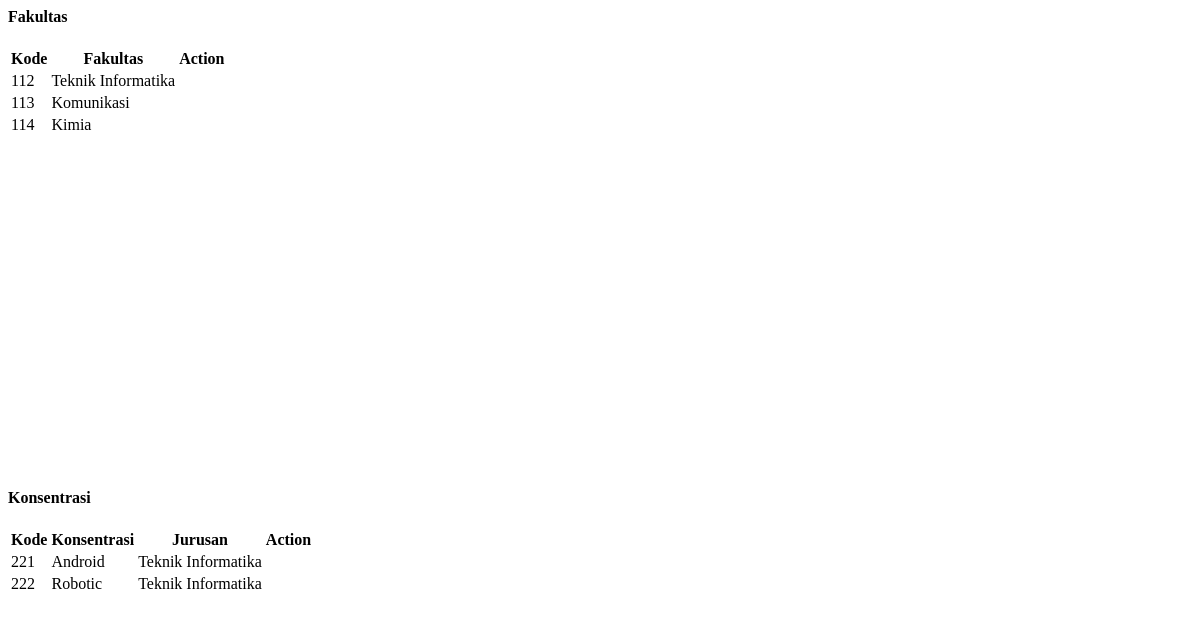
The page /pages/tampil-fakultas.php on the database as committed earlier.
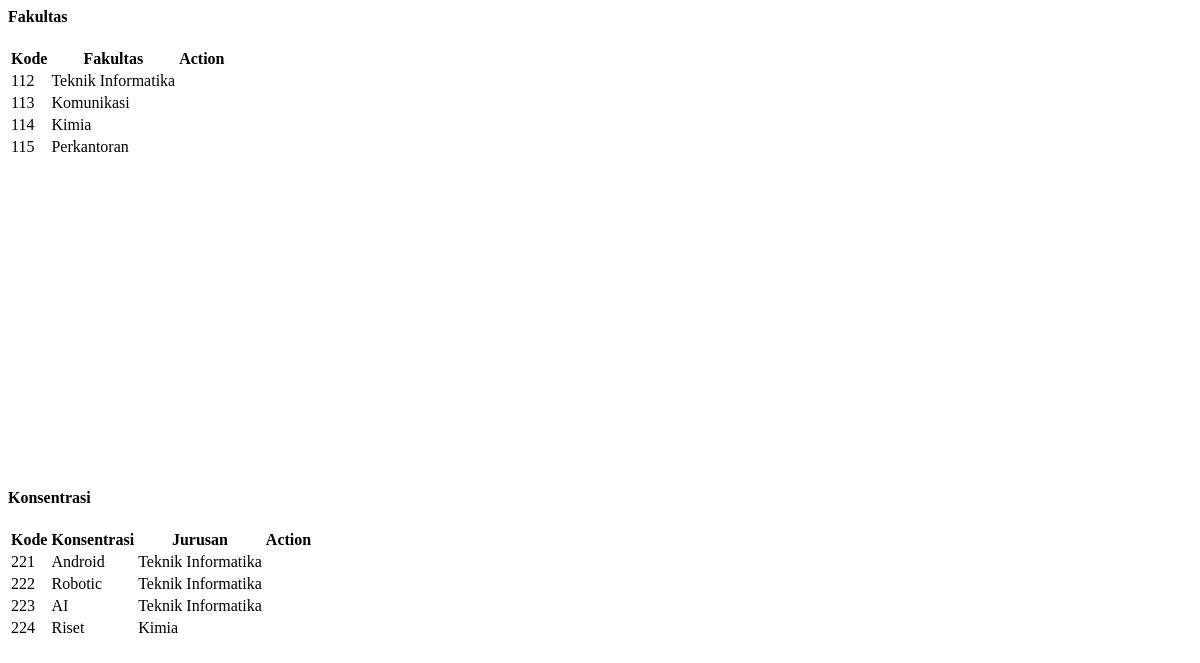
The same page on the database as committed later.
### tables this page shows
CREATE TABLE `fakultas` (
  `id_fak` varchar(8) NOT NULL,
  `fakultas` varchar(30) NOT NULL
);

CREATE TABLE `konsentrasi` (
  `id_kon` varchar(8) NOT NULL,
  `konsentrasi` varchar(30) NOT NULL,
  `fakultas` varchar(30) NOT NULL
);

### pages/tampil-fakultas.php (the view, shortened to what this page needs)
<?php
include ("../database/koneksi.php");
?>
<div class="row">
  <div class="col-md-5">
    <div class="card card-hero">
      <div class="card-header">
        <h4>Fakultas</h4>
      </div>
      <div class="card-body p-0">
        <div class="table-wrapper-scroll-y my-custom-scrollbar">
          <table class="table table-striped">
            <tr>
              <th scope="col">Kode</th>
              <th scope="col">Fakultas</th>
              <th scope="col">Action</th>
            </tr>
            <tbody>
              <?php
              $data = mysqli_query($conn,"select * from fakultas");
              while($d=mysqli_fetch_array($data)){
                ?>
                <tr>
                  <td><?php echo $d['id_fak'] ?></td>
                  <td class="font-weight-600"><?php echo $d['fakultas'] ?></td>
                  <td><a href="index.php?h_fak=<?php echo $d['id_fak'] ?>" type="button" name="status" title="Hapus data?" class="btn btn-danger rounded-circle status"><i class="fas fa-trash"></i></a></td>
                </tr>
              <?php } ?>
            </tbody>
          </table>
        </div>
      </div>
    </div>
  </div>
  <div class="col-md-5">
    <div class="card card-hero">
      <div class="card-header">
        <h4>Konsentrasi</h4>
      </div>
      <div class="card-body p-0">
        <div class="table-wrapper-scroll-y my-custom-scrollbar">
          <table class="table table-striped mb-0">
            <tr>
              <th scope="col">Kode</th>
              <th scope="col">Konsentrasi</th>
              <th scope="col">Jurusan</th>
              <th scope="col">Action</th>
            </tr>
            <tbody>
              <?php
              $data = mysqli_query($conn,"select * from konsentrasi");
              while($d=mysqli_fetch_array($data)){
                ?>
                <tr>
                  <td><?php echo $d['id_kon'] ?></td>
                  <td class="font-weight-600"><?php echo $d['konsentrasi'] ?></td>
                  <td class="font-weight-600"><?php echo $d['fakultas'] ?></td>
                  <td><a href="index.php?h_kon=<?php echo $d['id_kon'] ?>" type="button" name="status" title="Hapus data?" class="btn btn-danger rounded-circle status"><i class="fas fa-trash"></i></a></td>
                </tr>
              <?php } ?>
            </tbody>
          </table>
        </div>
      </div>
    </div>
  </div>
</div>

Rows that differ between the two databases and show on the page:
added fakultas: id_fak "115", fakultas "Perkantoran"
added konsentrasi: id_kon "223", konsentrasi "AI", fakultas "Teknik Informatika"
added konsentrasi: id_kon "224", konsentrasi "Riset", fakultas "Kimia"
